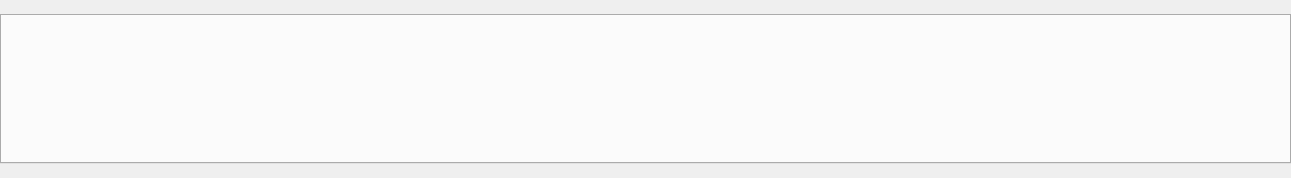
<?xml version="1.0" encoding="UTF-8"?>
<ui version="4.0">
 <class>Form</class>
 <widget class="QWidget" name="Form">
  <property name="geometry">
   <rect>
    <x>0</x>
    <y>0</y>
    <width>1291</width>
    <height>178</height>
   </rect>
  </property>
  <property name="minimumSize">
   <size>
    <width>1291</width>
    <height>150</height>
   </size>
  </property>
  <property name="maximumSize">
   <size>
    <width>1291000</width>
    <height>179</height>
   </size>
  </property>
  <property name="windowTitle">
   <string>GIAP-PolaMap(lite) - Form</string>
  </property>
  <property name="styleSheet">
   <string notr="true"/>
  </property>
  <property name="locale">
   <locale language="English" country="UnitedKingdom"/>
  </property>
  <layout class="QVBoxLayout" name="verticalLayout">
   <property name="spacing">
    <number>0</number>
   </property>
   <property name="leftMargin">
    <number>0</number>
   </property>
   <property name="topMargin">
    <number>0</number>
   </property>
   <property name="rightMargin">
    <number>0</number>
   </property>
   <property name="bottomMargin">
    <number>0</number>
   </property>
   <item>
    <widget class="QTabWidget" name="tabWidget">
     <property name="minimumSize">
      <size>
       <width>0</width>
       <height>150</height>
      </size>
     </property>
     <property name="maximumSize">
      <size>
       <width>16777215</width>
       <height>150</height>
      </size>
     </property>
     <property name="styleSheet">
      <string notr="true"/>
     </property>
     <property name="locale">
      <locale language="English" country="UnitedKingdom"/>
     </property>
     <property name="currentIndex">
      <number>-1</number>
     </property>
    </widget>
   </item>
  </layout>
 </widget>
 <resources/>
 <connections/>
</ui>
